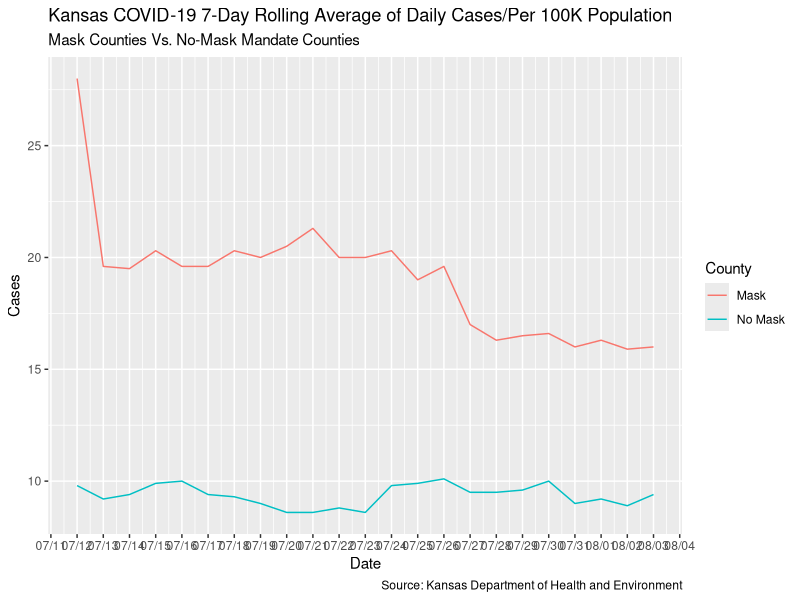
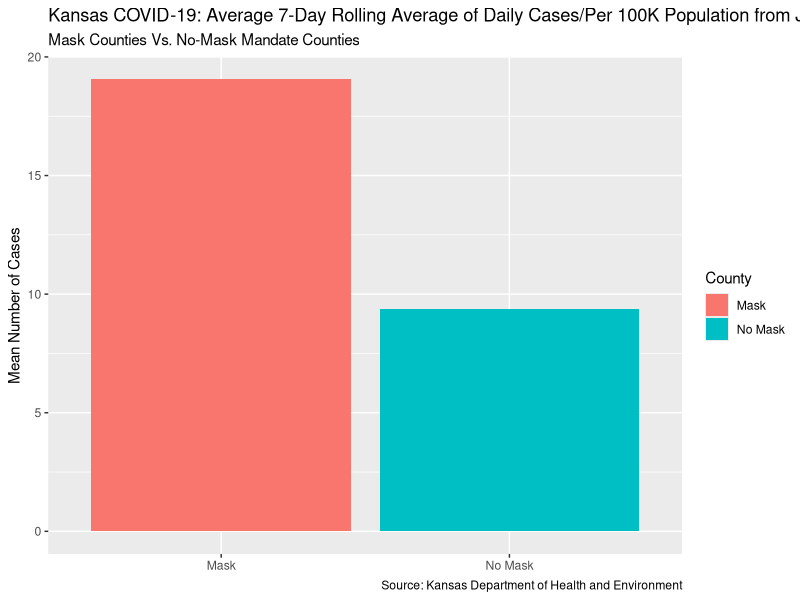

The R script that drew these images, in order:
## ---- chunk 1
library(tidyverse) 
## ---- chunk 2
df <- tribble(
  ~date, ~cases, ~County,
  "07/12/2020", 28, "Mask",
  "07/12/2020", 9.8, "No Mask",
  "07/13/2020", 19.6, "Mask",
  "07/13/2020", 9.2, "No Mask",
  "07/14/2020", 19.5, "Mask",
  "07/14/2020", 9.4, "No Mask",
  "07/15/2020", 20.3, "Mask",
  "07/15/2020", 9.9, "No Mask",
  "07/16/2020", 19.6, "Mask",
  "07/16/2020", 10, "No Mask",
  "07/17/2020", 19.6, "Mask",
  "07/17/2020", 9.4, "No Mask",
  "07/18/2020", 20.3, "Mask",
  "07/18/2020", 9.3, "No Mask",
  "07/19/2020", 20, "Mask",
  "07/19/2020", 9, "No Mask",
  "07/20/2020", 20.5, "Mask",
  "07/20/2020", 8.6, "No Mask",
  "07/21/2020", 21.3, "Mask",
  "07/21/2020", 8.6, "No Mask",
  "07/22/2020", 20, "Mask",
  "07/22/2020", 8.8, "No Mask",
  "07/23/2020", 20, "Mask",
  "07/23/2020", 8.6, "No Mask",
  "07/24/2020", 20.3, "Mask",
  "07/24/2020", 9.8, "No Mask",
  "07/25/2020", 19, "Mask",
  "07/25/2020", 9.9, "No Mask",
  "07/26/2020", 19.6, "Mask",
  "07/26/2020", 10.1, "No Mask",
  "07/27/2020", 17, "Mask",
  "07/27/2020", 9.5, "No Mask",
  "07/28/2020", 16.3, "Mask",
  "07/28/2020", 9.5, "No Mask",
  "07/29/2020", 16.5, "Mask",
  "07/29/2020", 9.6, "No Mask",
  "07/30/2020", 16.6, "Mask",
  "07/30/2020", 10, "No Mask",
  "07/31/2020", 16, "Mask",
  "07/31/2020", 9, "No Mask",
  "08/01/2020", 16.3, "Mask",
  "08/01/2020", 9.2, "No Mask",
  "08/02/2020", 15.9, "Mask",
  "08/02/2020", 8.9, "No Mask",
  "08/03/2020", 16, "Mask",
  "08/03/2020", 9.4, "No Mask"
)
df
## ---- chunk 3
df<- df %>% 
  mutate(date = as.Date(date, format = "%m/%d/%Y"))
df %>% 
  group_by(date) %>% 
  ggplot(aes(x = date, y = cases, color = County)) +
  geom_line() +
  labs(title = "Kansas COVID-19 7-Day Rolling Average of Daily Cases/Per 100K Population",
       subtitle = "Mask Counties Vs. No-Mask Mandate Counties",
       caption = "Source: Kansas Department of Health and Environment",
       x = "Date", 
       y = "Cases",
       color = "County") +
  scale_x_date(date_labels = "%m/%d", date_breaks = "1 day")
## ---- chunk 4
df %>% 
  group_by(County) %>% 
  summarise(mean_cases = mean(cases)) %>% 
  ggplot(aes(x = County, y = mean_cases, fill = County)) +
  geom_col() +
  labs(title = "Kansas COVID-19: Average 7-Day Rolling Average of Daily Cases/Per 100K Population from July 12 to Aug 3rd, 2020",
       subtitle = "Mask Counties Vs. No-Mask Mandate Counties",
       caption = "Source: Kansas Department of Health and Environment",
       x = NULL, 
       y = "Mean Number of Cases",
       color = "County") 
